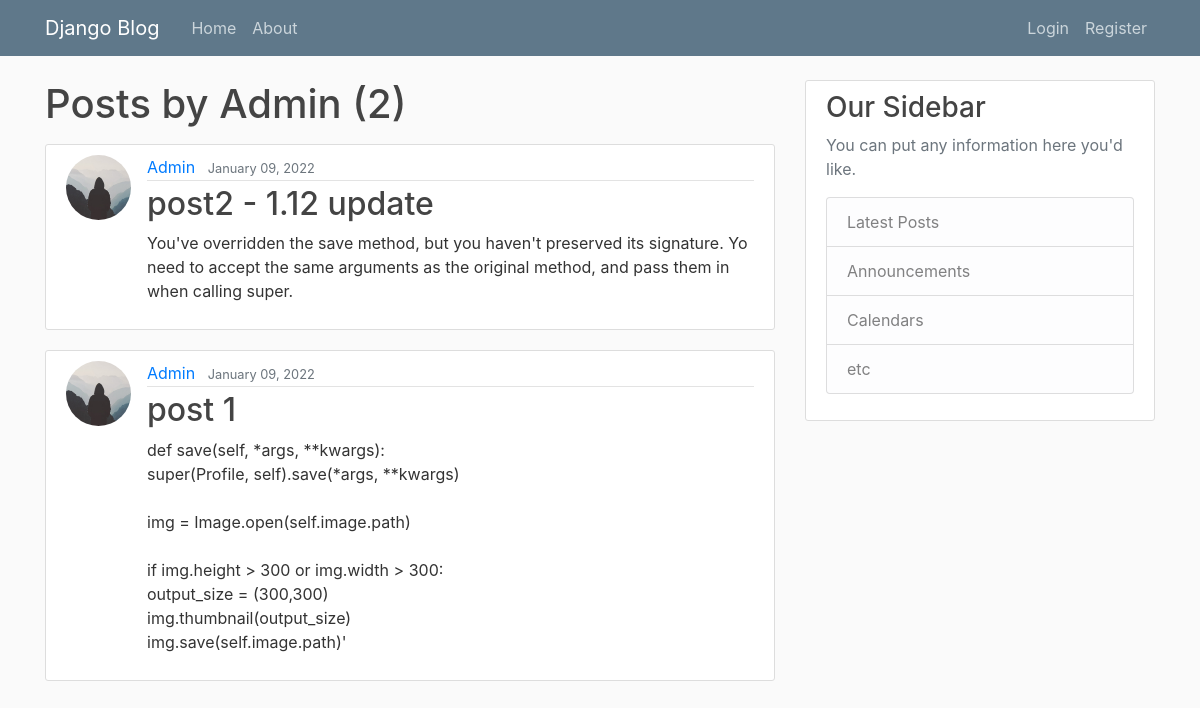
Before: /user/Admin with the older database file.
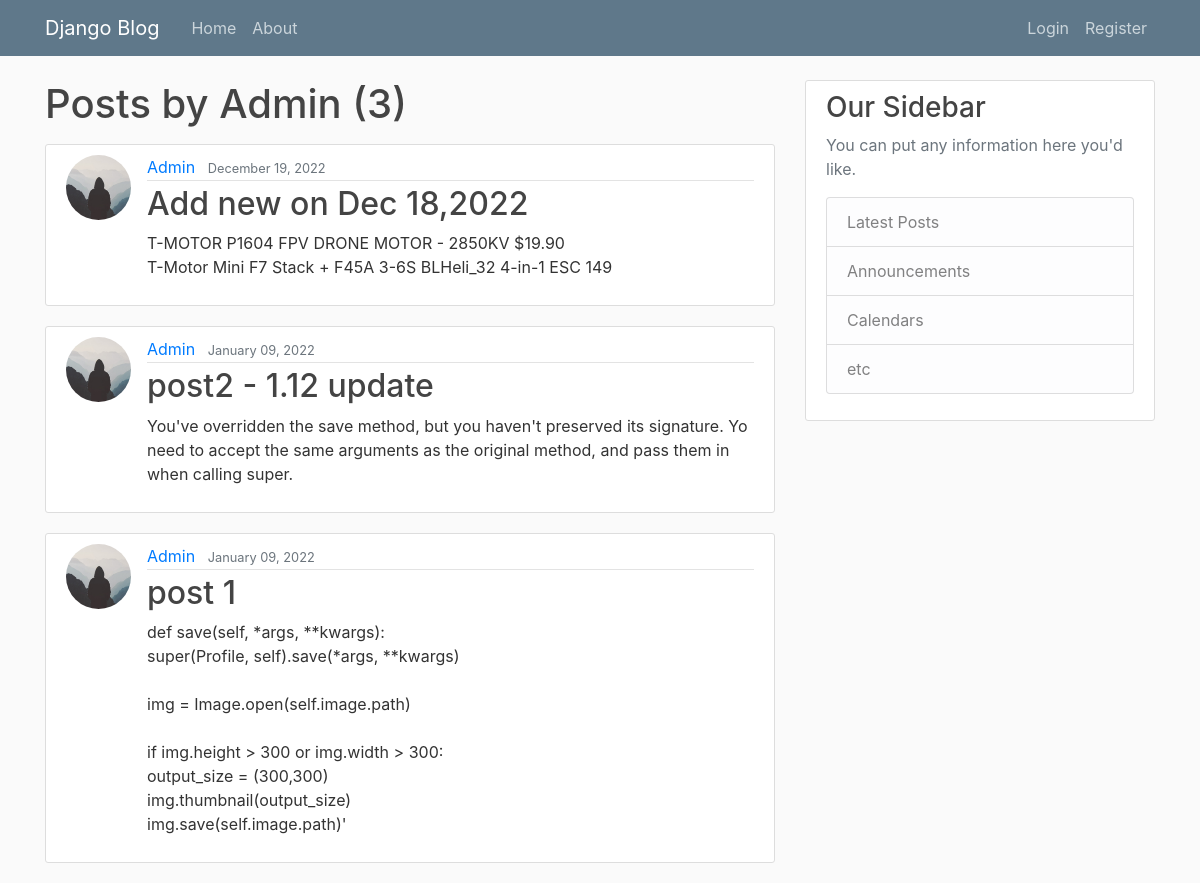
After: the same page with the newer database file.
### blog/models.py (models this page shows, shortened)
class Post(models.Model):
    title = models.CharField(max_length=100)
    content = models.TextField()
    date_posted = models.DateTimeField(default=timezone.now)
    author = models.ForeignKey(User, on_delete=models.CASCADE)

### users/models.py (models this page shows, shortened)
class Profile(models.Model):
    user = models.OneToOneField(User, on_delete=models.CASCADE)
    image = models.ImageField(default='default.jpg', upload_to='profile_pics')
    def save(self, *args, **kwargs):
        super(Profile, self).save(*args, **kwargs)
        img = Image.open(self.image.path)
        if img.height > 300 or img.width > 300:
            output_size = (300,300)
            img.thumbnail(output_size)
            img.save(self.image.path)
    '''
    def save(self):
        super().save()

        img = Image.open(self.image.path)

        if img.height > 300 or img.width > 300:
            output_size = (300, 300)
            img.thumbnail(output_size)
            img.save(self.image.path)
    '''

### blog/views.py (the view)
# urls.py: path('user/<str:username>', UserPostListView.as_view(), name='user-posts'),
class UserPostListView(ListView):
    model = Post
    template_name = 'blog/user_posts.html'  # <app>/<model>_<viewtype>.html
    context_object_name = 'posts'
    paginate_by = 5
    def get_queryset(self):
        user = get_object_or_404(User, username=self.kwargs.get('username'))
        return Post.objects.filter(author=user).order_by('-date_posted')

### blog/templates/blog/user_posts.html (shortened to what this page needs)
{% extends "blog/base.html" %}
{% block content %}
    <h1 class="mb-3">Posts by {{ view.kwargs.username }} ({{ page_obj.paginator.count }})</h1>
    {% for post in posts %}
        <article class="media content-section">
          <img class="rounded-circle article-img" src="{{ post.author.profile.image.url }}">
          <div class="media-body">
            <div class="article-metadata">
              <a class="mr-2" href="{% url 'user-posts' post.author.username %}">{{ post.author }}</a>
              <small class="text-muted">{{ post.date_posted|date:"F d, Y" }}</small>
            </div>
            <h2><a class="article-title" href="{% url 'post-detail' post.id %}">{{ post.title }}</a></h2>
            <p class="article-content">{{ post.content }}</p>
          </div>
        </article>
    {% endfor %}
{% endblock content %}

Changed rows visible on the page:
added Post: author.profile.image (placeholder picture), author "Admin", date_posted "December 19, 2022", title "Add new on Dec 18,2022", content "T-MOTOR P1604 FPV DRONE MOTOR - 2850KV $19.90 T-Motor Mini F7 Stack + F45A 3-6S BLHeli_32 4-in-1 ESC 149"
Other visible differences:
{{ page_obj.paginator.count }}: "2" → "3"
